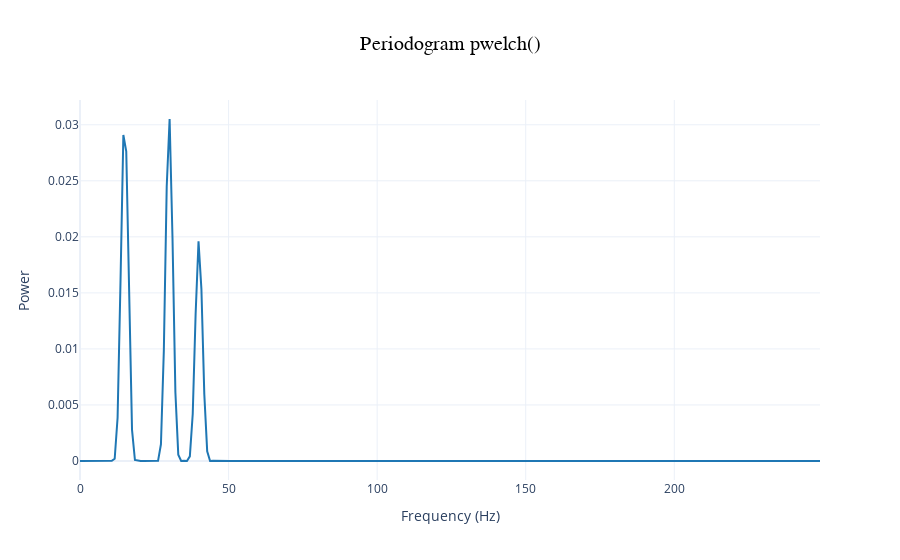
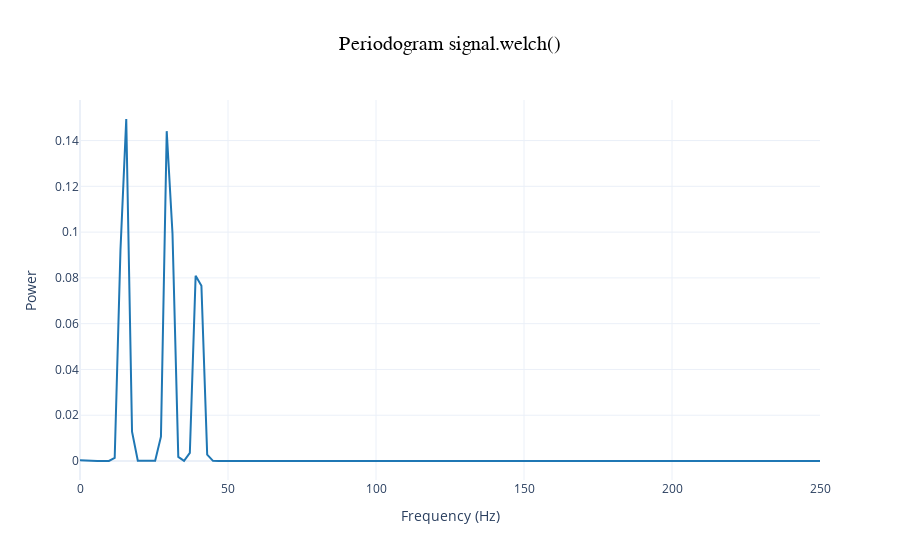

Notebook source saved alongside these figures, in order:
### Code cell
Fs=500
f1,Pxx1 = pwelch(x,Fs)
f2,Pxx2 = signal.welch(x,fs=Fs)

fig = go.Figure()
fig.add_trace(go.Scatter(x=f2, y=Pxx2, mode='lines', line=dict(color='#1F77B4')))
fig.update_layout(title='Periodogram signal.welch()', title_x=0.5, 
                  title_font=dict(size=20, color='black', family="Arial, sans-serif"),
                  xaxis_title='Frequency (Hz)', yaxis_title='Power',
                  template='plotly_white')
fig.show()

### Figure 1 — Plotly figure (JSON) as saved in the notebook; plotly's stock layout.template omitted (floating-point values rounded to 4 significant figures; data arrays with more than 128 entries replaced by an {"elided": "..."} marker saying what was removed)
{"data": [{"line": {"color": "#1F77B4"}, "mode": "lines", "type": "scatter", "x": {"elided": "257 float values"}, "y": {"elided": "257 float values"}}], "layout": {"title": {"font": {"color": "black", "family": "Arial, sans-serif", "size": 20}, "text": "Periodogram pwelch()", "x": 0.5}, "xaxis": {"title": {"text": "Frequency (Hz)"}}, "yaxis": {"title": {"text": "Power"}}}}

### Figure 2 — Plotly figure (JSON) as saved in the notebook; plotly's stock layout.template omitted (floating-point values rounded to 4 significant figures; data arrays with more than 128 entries replaced by an {"elided": "..."} marker saying what was removed)
{"data": [{"line": {"color": "#1F77B4"}, "mode": "lines", "type": "scatter", "x": {"elided": "129 float values"}, "y": {"elided": "129 float values"}}], "layout": {"title": {"font": {"color": "black", "family": "Arial, sans-serif", "size": 20}, "text": "Periodogram signal.welch()", "x": 0.5}, "xaxis": {"title": {"text": "Frequency (Hz)"}}, "yaxis": {"title": {"text": "Power"}}}}
